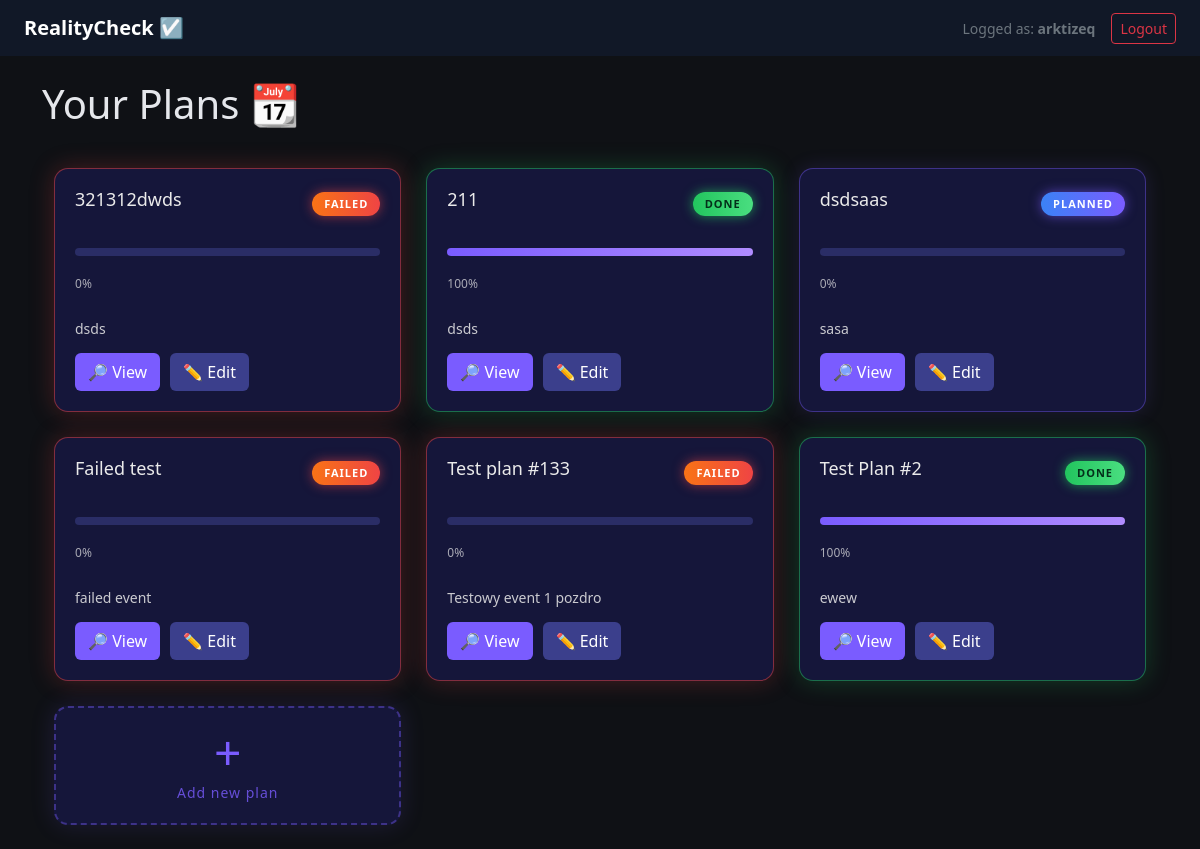
Page / (signed in) on the earlier database version.
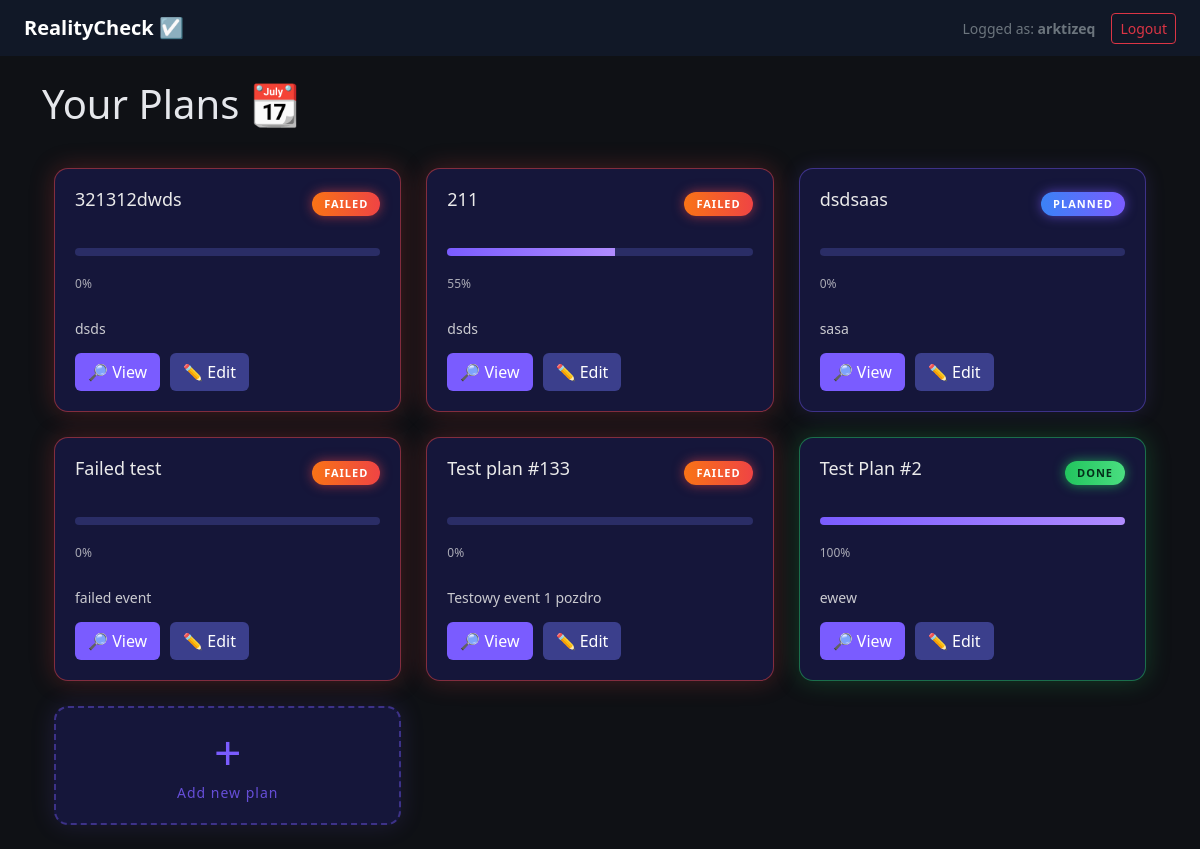
Same page on the later database version.
### app/models/user.py (models this page shows)
class User(Base):
    __tablename__ = "users"
    id = Column(Integer, primary_key=True)
    login = Column(String, unique=True, nullable=False, index=True)
    hashed_password = Column(String, nullable=False)
    created_at = Column(DateTime(timezone=True), server_default=func.now())
    events = relationship("Event", back_populates="user")

### app/models/event.py (models this page shows)
class Event(Base):
    __tablename__ = "events"
    id: Mapped[int] = mapped_column(Integer, primary_key=True, index=True)
    title: Mapped[str] = mapped_column(String(100), nullable=False)
    description: Mapped[str] = mapped_column(String(100), nullable=True)
    progress: Mapped[int] = mapped_column(Integer, default=0)
    status: Mapped[str] = mapped_column(String(100), default="planned")
    failure_note: Mapped[str] = mapped_column(String(100), nullable=True)
    created_at: Mapped[datetime] = mapped_column(DateTime, default=datetime.utcnow)
    user_id: Mapped[int] = mapped_column(Integer, ForeignKey("users.id"), nullable=False)
    user = relationship("User", back_populates="events")

### app/api/pages.py (the view)
@router.get("/", response_class=HTMLResponse)
def home(
    request: Request,
    db: Session = Depends(get_db),
):
    user = get_user_for_templates(request, db)
    if not user:
        return templates.TemplateResponse(
            "landing.html",
            {
                "request": request,
                "current_user": None,
            },
        )
    events = (
        db.query(Event)
        .filter(Event.user_id == user.id)
        .order_by(Event.created_at.desc())
        .all()
    )
    return templates.TemplateResponse(
        "events.html",
        {
            "request": request,
            "current_user": user,
            "events": events,
        },
    )

### app/templates/events.html (shortened to what this page needs)
{% extends "base.html" %}
{% block content %}
<h1>Your Plans 📆</h1>
{% if events %}
        <div class="container mt-4">
    <div class="row g-4">
        <div class="events-grid">
            {% for event in events %}
            <div class="card event-card {{ event.status }}">
                <div class="event-card-header">
                    <h3>{{ event.title }}</h3>
                    <span class="status-badge {{ event.status }}">
                        {{ event.status|upper }}
                    </span>
                </div>
                <div class="event-card-progress">
                    <div class="progress-bar">
                        <div class="progress-fill" style="width: {{ event.progress }}%"></div>
                    </div>
                    <span class="progress-text">{{ event.progress }}%</span>
                </div>
                <p class="event-desc">
                    {{ event.description or "No description yet." }}
                </p>
                <div class="event-card-actions">
                    <a href="/events/{{ event.id }}" class="btn view">🔎 View</a>
                    <a href="/events/{{ event.id }}/edit" class="btn edit">✏️ Edit</a>
                </div>
            </div>
            {% endfor %}
            <div class="card event-card add-card" onclick="location.href='/events/new'">
                <div class="add-inner">
                    <div class="add-plus">+</div>
                    <div class="add-text">Add new plan</div>
                </div>
            </div>
        </div>
    </div>
</div>
{% endif %}
{% endblock %}

### app/templates/base.html (shortened to what this page needs)
<!DOCTYPE html>
<html lang="pl">
<head>
    <link href="https://cdn.jsdelivr.net/npm/bootstrap@5.3.2/dist/css/bootstrap.min.css" rel="stylesheet">
    <link rel="stylesheet" href="{{ url_for('static', path='css/main.css') }}">
<link rel="stylesheet" href="{{ url_for('static', path='css/auth.css') }}">
</head>
<body>
<nav class="navbar navbar-dark bg-dark px-4">
    <a class="navbar-brand" href="/"><strong>RealityCheck ☑️</strong></a>
    <div class="d-flex align-items-center gap-3">
        {% if current_user %}
            <span class="text-secondary small">
                Logged as: <strong>{{ current_user.login }}</strong>
            </span>
            <form method="post" action="/logout">
                <button class="btn btn-outline-danger btn-sm">
                    Logout
                </button>
            </form>
        {% else %}
            <a href="/login" class="btn btn-outline-primary btn-sm">
                Login
            </a>
        {% endif %}
    </div>
</nav>
<main class="container my-4">
    {% block content %}{% endblock %}
</main>
</body>
</html>

### app/static/css/main.css (style rules this page uses)
body { background-color: #0f1115; color: #e5e7eb; }
.navbar { background-color: #111827 !important; }
.event-card { background: #0f172a; border-radius: 16px; padding: 18px; transition: 0.3s; position: relative; overflow: hidden; }
.event-card.planned { border: 1px solid rgba(122,92,255,0.4); box-shadow: 0 0 20px rgba(122,92,255,0.15); }
.event-card.done { border: 1px solid rgba(34,197,94,0.5); box-shadow: 0 0 25px rgba(34,197,94,0.25); }
.event-card.failed { border: 1px solid rgba(239,68,68,0.5); box-shadow: 0 0 25px rgba(239,68,68,0.25); }
a { color: #93c5fd; }
.container, .container-fluid { background-color: transparent; }
.event-card { background-color: #1d1c30; color: #eaeaea; border: 1px solid #2c2c2c; transition: transform 0.2s ease, box-shadow 0.2s ease; }
.status-badge { padding: 4px 12px; border-radius: 999px; font-size: 11px; font-weight: 600; letter-spacing: 1px; text-transform: uppercase; box-shadow: 0 0 10px rgba(0,0,0,0.3); }
.status-badge.planned { background: linear-gradient(90deg, #3b82f6, #7a5cff); color: white; box-shadow: 0 0 12px rgba(122,92,255,0.6); }
.status-badge.done { background: linear-gradient(90deg, #22c55e, #4ade80); color: #042f1a; box-shadow: 0 0 12px rgba(34,197,94,0.7); }
.status-badge.failed { background: linear-gradient(90deg, #f97316, #ef4444); color: white; box-shadow: 0 0 12px rgba(239,68,68,0.6); }
.add-card { border: 2px dashed rgba(122,92,255,0.4); background: rgba(122,92,255,0.05); display: flex; align-items: center; justify-content: center; cursor: pointer; transition: 0.3s; }
.add-inner { text-align: center; color: #7a5cff; }
.add-plus { font-size: 48px; font-weight: 300; line-height: 1; }
.add-text { margin-top: 6px; font-size: 14px; letter-spacing: 1px; opacity: 0.8; }
.progress-bar { background: #111; height: 8px; border-radius: 6px; overflow: hidden; margin: 14px 0; }
.progress-fill { height: 80%; background: linear-gradient(90deg, #6be675, #4caf50); }
.events-grid { display: grid; grid-template-columns: repeat(auto-fill, minmax(280px, 1fr)); gap: 25px; margin-top: 40px; }
.event-card { background: #15163a; border-radius: 14px; padding: 20px; box-shadow: 0 0 25px rgba(122,92,255,0.15); transition: transform 0.2s ease; }
.event-card-header { display: flex; justify-content: space-between; align-items: center; }
.event-card-header h3 { font-size: 18px; }
.event-card-progress { margin: 15px 0; }
.progress-bar { height: 8px; background: #2a2d66; border-radius: 6px; overflow: hidden; }
.progress-fill { height: 100%; background: linear-gradient(90deg, #7a5cff, #b08cff); }
.progress-text { font-size: 12px; opacity: 0.7; }
.event-desc { font-size: 14px; opacity: 0.85; margin: 10px 0 15px; line-height: 1.4; }
.event-card-actions { display: flex; gap: 10px; }
.btn.view { background: #7a5cff; color: white; }
.btn.edit { background: #3b3f8c; color: white; }

Differences in the rows shown:
changed Event (number 2 of 6 on the later page): status "DONE" → "FAILED"; progress "100" → "55"
